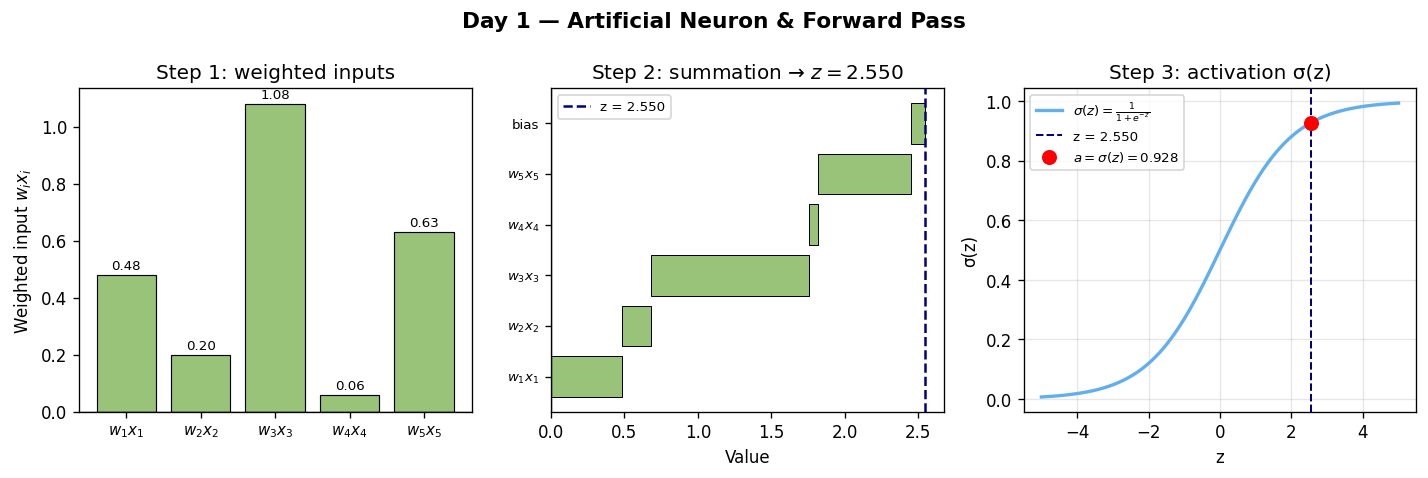

Generate this figure with Python:
import numpy as np
import matplotlib.pyplot as plt

np.random.seed(42)
# Visualise a single neuron: inputs, weights, weighted sum, and sigmoid output
n = 5
x = np.array([0.8, -0.5, 1.2, 0.3, -0.9])
w = np.array([0.6, -0.4, 0.9, 0.2, -0.7])
b = 0.1
z = np.dot(w, x) + b
a = 1 / (1 + np.exp(-z))

fig, axes = plt.subplots(1, 3, figsize=(12, 4))
fig.suptitle("Day 1 — Artificial Neuron & Forward Pass", fontsize=13, fontweight="bold")

# --- panel 1: inputs and weights ---
ax = axes[0]
idx = np.arange(n)
bars = ax.bar(idx, w * x, color=["#e06c75" if v < 0 else "#98c379" for v in w * x], edgecolor="k", linewidth=0.7)
ax.axhline(0, color="k", linewidth=0.8)
ax.set_xticks(idx)
ax.set_xticklabels([f"$w_{i+1}x_{i+1}$" for i in range(n)], fontsize=9)
ax.set_ylabel("Weighted input $w_i x_i$")
ax.set_title("Step 1: weighted inputs")
for bar, val in zip(bars, w * x):
    ax.text(bar.get_x() + bar.get_width() / 2, val + 0.01 * np.sign(val),
            f"{val:.2f}", ha="center", va="bottom" if val >= 0 else "top", fontsize=8)

# --- panel 2: summation ---
ax = axes[1]
contributions = list(w * x) + [b]
labels = [f"$w_{i+1}x_{i+1}$" for i in range(n)] + ["bias"]
cumsum = 0.0
colors = ["#98c379" if v >= 0 else "#e06c75" for v in contributions]
for i, (val, lbl, col) in enumerate(zip(contributions, labels, colors)):
    ax.barh(i, val, color=col, edgecolor="k", linewidth=0.6, left=cumsum)
    cumsum += val
ax.axvline(0, color="k", linewidth=0.8)
ax.set_yticks(range(len(labels)))
ax.set_yticklabels(labels, fontsize=8)
ax.set_xlabel("Value")
ax.set_title(f"Step 2: summation → $z = {z:.3f}$")
ax.axvline(z, color="navy", linestyle="--", linewidth=1.5, label=f"z = {z:.3f}")
ax.legend(fontsize=8)

# --- panel 3: sigmoid squashing ---
ax = axes[2]
z_range = np.linspace(-5, 5, 300)
sig = 1 / (1 + np.exp(-z_range))
ax.plot(z_range, sig, color="#61afef", linewidth=2, label=r"$\sigma(z)=\frac{1}{1+e^{-z}}$")
ax.axvline(z, color="navy", linestyle="--", linewidth=1.2, label=f"z = {z:.3f}")
ax.plot(z, a, "ro", markersize=8, label=f"$a = \\sigma(z) = {a:.3f}$")
ax.set_xlabel("z")
ax.set_ylabel("σ(z)")
ax.set_title("Step 3: activation σ(z)")
ax.legend(fontsize=8)
ax.grid(True, alpha=0.3)

plt.tight_layout()
plt.savefig("graph_DAY_1.png", dpi=120, bbox_inches="tight")
print("graph_DAY_1.png saved")
